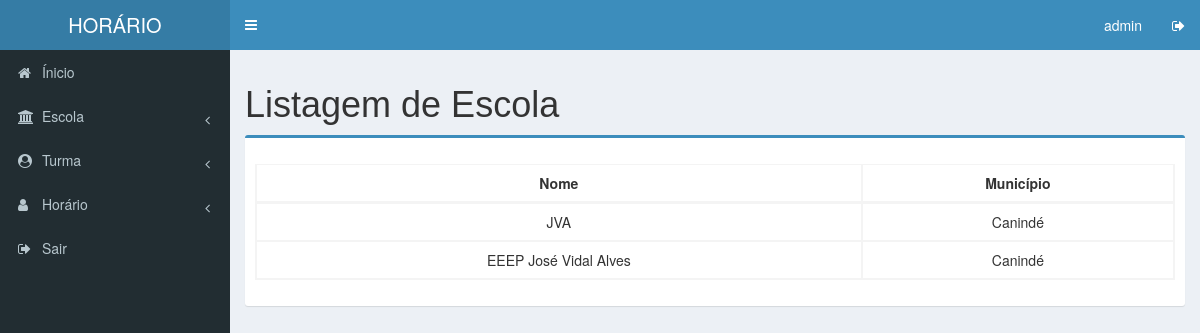
Page /view/listagem_escola.php on the committed database.
### tables this page shows
CREATE TABLE IF NOT EXISTS `escola` (
  `id` int(5) NOT NULL AUTO_INCREMENT,
  `nome` varchar(50) NOT NULL,
  `municipio` varchar(60) NOT NULL,
  PRIMARY KEY (`id`)
);

### controller/c_escola.php (called while the page is built, shortened)
<?php
	require_once("../controller/conexao.php");
	class c_escola {
		public function listar() {
			$con = new Conexao();
			$query = "SELECT * FROM escola";
			return $con->executar($query);
		}
	}
?>

### controller/conexao.php (called while the page is built, shortened)
<?php
	class Conexao {
		private $servidor = "localhost";
		private $usuario = "root";
		private $senha = "";
		private $banco = "horario";
		private $con;
		public function conectar(){
			$this -> con = mysqli_connect($this->servidor, $this->usuario, $this->senha, $this->banco);
		}
		public function executar($query){
			$sql = mysqli_query($this->con, $query);
			return $sql;
		}
	}
?>

### view/listagem_escola.php (the view, shortened to what this page needs)
<?php
require_once('../controller/c_escola.php');
	$escola = new c_escola();
	$lista = $escola->listar();
?>
<!DOCTYPE html>
<html xmlns="http://www.w3.org/1999/xhtml" >
	<head>
		<link rel="stylesheet" href="css/vendors/bootstrap.min.css" />
		<link rel="stylesheet" href="css/fonts/font-awesome.min.css" />
		<link rel="stylesheet" href="css/fonts/ionicons.min.css" />
		<link rel="stylesheet" href="css/layout/AdminLTE.min.css" />
		<link rel="stylesheet" href="css/layout/_all-skins.min.css" />
		<link rel="stylesheet" href="css/custoescola.css" >
	</head>
	<body class="hold-transition skin-blue sidebar-mini" style="background-color: #222d32;" >
		<header class="main-header" >
			<a href="#" class="logo" >
				<span class="logo-lg" >HORÁRIO</span>
			</a>
			<nav class="navbar navbar-static-top" >
				<a href="#" class="sidebar-toggle" data-toggle="push-menu" role="button" >
				</a>
				<div class="navbar-custom-menu" >
					<ul class="nav navbar-nav" >
						<li>
							<a href="#" >admin</a>
						</li>
						<li class="dropdown messages-menu" >
							<a href="#" >
								<i class="fa fa-sign-out" ></i>
							</a>
						</li>
					</ul>
				</div>
			</nav>
		</header>
		<aside class="main-sidebar" >
		<section class="sidebar" >
			<ul class="sidebar-menu" data-widget="tree" >
				<li>
					<a href="index.php" >
						<i class="fa fa-home" ></i>
						<span>Ínicio</span>
					</a>
				</li>
				<li class="treeview" >
					<a href="#" >
						<i class="fa fa-university" ></i>
						<span>Escola</span>
						<span class="pull-right-container" >
							<i class="fa fa-angle-left" ></i>
						</span>
					</a>
				</li>
				<li class="treeview" >
					<a href="#" >
						<i class="fa fa-user-circle" ></i>
						<span>Turma</span>
						<span class="pull-right-container" >
							<i class="fa fa-angle-left" ></i>
						</span>
					</a>
				</li>
				<li class="treeview" >
					<a href="#" >
						<i class="fa fa-user" ></i>
						<span>Horário</span>
						<span class="pull-right-container" >
							<i class="fa fa-angle-left" ></i>
						</span>
					</a>
				</li>
				<li>
					<a href="#" >
						<i class="fa fa-sign-out" ></i>
						<span>Sair</span>
					</a>
				</li>
			</ul>
		</section>
		</aside>
		<div class="content-wrapper" >
			<section class="content" >
				<h1>Listagem de Escola</h1>
				<div class="box box-primary" >
					<form th:action="@{/professor/form}" method="POST" >
						<div class="box-body" >
							<div class="row" >
								<table class="table table-bordered table-hover dataTable" >
									<thead>
									<tr>
										<th class="coluna" >Nome</th>
										<th class="coluna" >Município</th>
									</tr>
								</thead>
								<tbody>
									<?php while($dado = $lista->fetch_array()) { ?>
									<tr>
										<td class="coluna" ><?php echo $dado['nome'] ?></td>
										<td class="coluna" ><?php echo $dado['municipio'] ?></td>
									</tr>
									<?php }?>
								</tbody>
								</table>
							</div>
						</div>
					</form>
				</div>
			</section>
		</div>
	</body>
</html>

### view/css/custoescola.css (style rules this page uses)
.box-body { padding: 20px 25px; }
.dataTable { clear: both; margin-top: 6px !important; margin-bottom: 6px !important; max-width: none !important; border-collapse: separate !important; }
.coluna { text-align: center; }

### rows in the picture
escola: nome "JVA", municipio "Canindé"
escola: nome "EEEP José Vidal Alves", municipio "Canindé"
